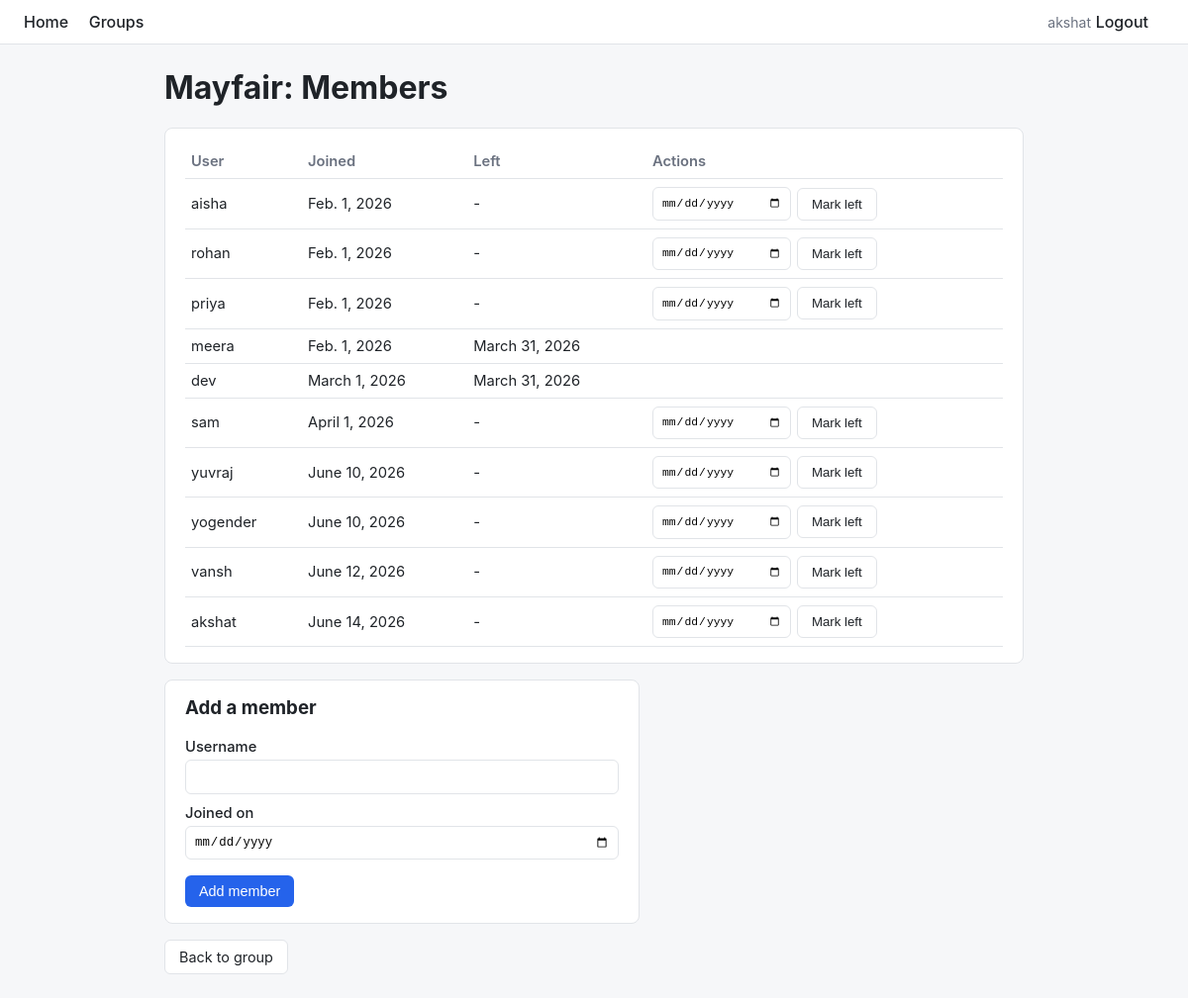
The app's page /groups/1/members/ (signed in) with its own data.
### expenses/models.py (models this page shows, shortened)
class Group(models.Model):
    name = models.CharField(max_length=120)
    created_by = models.ForeignKey(User, on_delete=models.CASCADE, related_name='groups_created')
    created_at = models.DateTimeField(auto_now_add=True)

class GroupMembership(models.Model):
    group = models.ForeignKey(Group, on_delete=models.CASCADE, related_name='memberships')
    user = models.ForeignKey(User, on_delete=models.CASCADE, related_name='group_memberships')
    joined_on = models.DateField()
    left_on = models.DateField(null=True, blank=True)
    class Meta:
        unique_together = ('group', 'user', 'joined_on')

### expenses/views.py (the view, shortened to what this page needs)
# urls.py: path('groups/<int:pk>/members/', views.group_members, name='group_members'),
@login_required
def group_members(request, pk):
    group = get_object_or_404(Group, pk=pk)
    memberships = group.memberships.select_related('user').order_by('joined_on')
    add_form = AddMemberForm()
    return render(request, 'expenses/group_members.html', {
        'group': group,
        'memberships': memberships,
        'add_form': add_form,
        'remove_form': RemoveMemberForm(),
    })

### expenses/forms.py
class AddMemberForm(forms.Form):
    username = forms.CharField(max_length=150, help_text='Existing or new username of the user to add.')
    joined_on = forms.DateField(widget=forms.DateInput(attrs={'type': 'date'}))

class RemoveMemberForm(forms.Form):
    left_on = forms.DateField(widget=forms.DateInput(attrs={'type': 'date'}))

### expenses/templates/expenses/group_members.html (shortened to what this page needs)
{% extends "base.html" %}
{% block content %}
<h1>{{ group.name }}: Members</h1>
<div class="card">
    <table>
        <tr><th>User</th><th>Joined</th><th>Left</th><th>Actions</th></tr>
        {% for m in memberships %}
        <tr>
            <td>{{ m.user.username }}</td>
            <td>{{ m.joined_on }}</td>
            <td>{{ m.left_on|default:"-" }}</td>
            <td>
                {% if not m.left_on %}
                <form method="post" style="display:flex; gap:6px; align-items:center;">
                    <input type="date" name="left_on" required style="width:140px;">
                    <button class="btn secondary" name="remove_member" value="1" type="submit">Mark left</button>
                </form>
                {% endif %}
            </td>
        </tr>
        {% endfor %}
    </table>
</div>
<div class="card" style="max-width:480px;">
    <h3>Add a member</h3>
    <form method="post">
        {% for field in add_form %}
            <label>{{ field.label }}</label>
            {{ field }}
        {% endfor %}
        <button class="btn" style="margin-top:16px;" name="add_member" value="1" type="submit">Add member</button>
    </form>
</div>
<a class="btn secondary" href="{% url 'expenses:group_detail' group.pk %}">Back to group</a>
{% endblock %}

### templates/base.html (shortened to what this page needs)
<!DOCTYPE html>
<html lang="en">
<head>
</head>
<body>
<nav>
    <div>
        <a href="{% url 'expenses:dashboard' %}">Home</a>
        {% if user.is_authenticated %}
            <a href="{% url 'expenses:group_list' %}">Groups</a>
        {% endif %}
    </div>
    <div>
        {% if user.is_authenticated %}
            <span class="muted">{{ user.username }}</span>
            <a href="{% url 'accounts:logout' %}">Logout</a>
        {% else %}
            <a href="{% url 'accounts:login' %}">Login</a>
            <a href="{% url 'accounts:signup' %}">Sign up</a>
        {% endif %}
    </div>
</nav>
<div class="container">
    {% block content %}{% endblock %}
</div>
</body>
</html>

### templates/base.html (style rules this page uses)
:root { --bg: #f6f7f9; --card: #ffffff; --border: #e1e4e8; --text: #1f2328; --muted: #6b7280; --primary: #2563eb; --green: #16a34a; --red: #dc2626; --orange: #d97706; }
* { box-sizing: border-box; }
body { font-family: -apple-system, Segoe UI, Roboto, Helvetica, Arial, sans-serif; background: var(--bg); color: var(--text); margin: 0; }
nav { background: var(--card); border-bottom: 1px solid var(--border); padding: 12px 24px; display: flex; justify-content: space-between; align-items: center; }
nav a { color: var(--text); text-decoration: none; margin-right: 16px; font-weight: 500; }
.container { max-width: 900px; margin: 24px auto; padding: 0 16px; }
.card { background: var(--card); border: 1px solid var(--border); border-radius: 8px; padding: 16px 20px; margin-bottom: 16px; }
h1, h2, h3 { margin-top: 0; }
table { width: 100%; border-collapse: collapse; }
th, td { text-align: left; padding: 8px 6px; border-bottom: 1px solid var(--border); font-size: 0.92em; }
th { color: var(--muted); font-weight: 600; }
.btn { display: inline-block; background: var(--primary); color: white; border: none; padding: 8px 14px; border-radius: 6px; text-decoration: none; font-size: 0.9em; cursor: pointer; }
.btn.secondary { background: var(--card); color: var(--text); border: 1px solid var(--border); }
.muted { color: var(--muted); font-size: 0.88em; }
label { display: block; margin: 10px 0 4px; font-weight: 500; font-size: 0.92em; }
input, select, textarea { width: 100%; padding: 8px; border: 1px solid var(--border); border-radius: 6px; font-size: 0.95em; }

### records on screen
Group: name "Mayfair"
GroupMembership: user.username "aisha", joined_on "Feb. 1, 2026", left_on "-"
GroupMembership: user.username "rohan", joined_on "Feb. 1, 2026", left_on "-"
GroupMembership: user.username "priya", joined_on "Feb. 1, 2026", left_on "-"
GroupMembership: user.username "meera", joined_on "Feb. 1, 2026", left_on "March 31, 2026"
GroupMembership: user.username "dev", joined_on "March 1, 2026", left_on "March 31, 2026"
GroupMembership: user.username "sam", joined_on "April 1, 2026", left_on "-"
GroupMembership: user.username "yuvraj", joined_on "June 10, 2026", left_on "-"
GroupMembership: user.username "yogender", joined_on "June 10, 2026", left_on "-"
GroupMembership: user.username "vansh", joined_on "June 12, 2026", left_on "-"
GroupMembership: user.username "akshat", joined_on "June 14, 2026", left_on "-"

### other values on screen
{{ user.username }} "akshat"
{{ field.label }} "Username" "Joined on"
